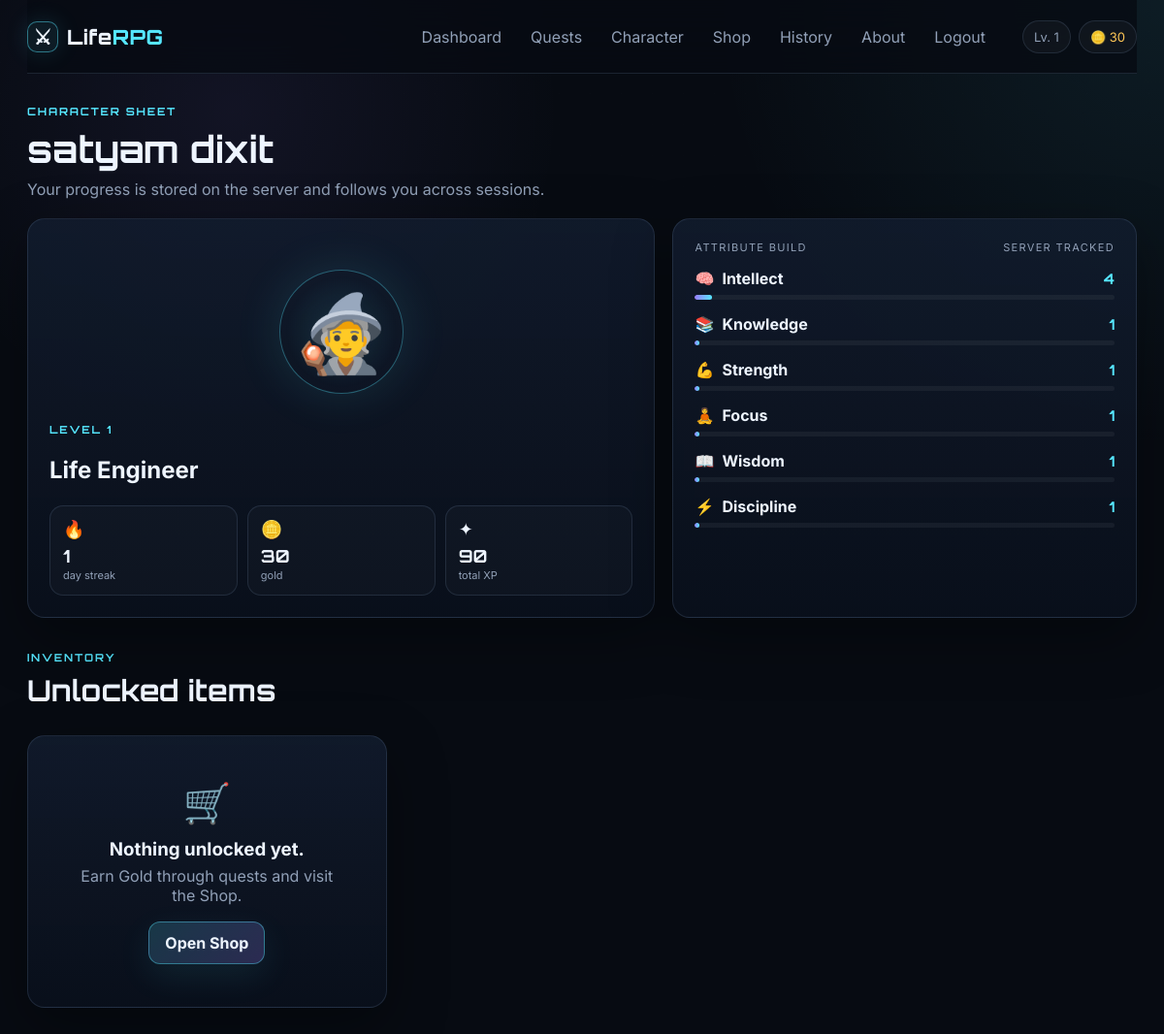
Page /character (signed in) on the committed database.
### tables this page shows
CREATE TABLE users (
            id INTEGER PRIMARY KEY AUTOINCREMENT,
            name TEXT NOT NULL,
            email TEXT NOT NULL UNIQUE,
            password_hash TEXT NOT NULL,
            xp INTEGER NOT NULL DEFAULT 0,
            level INTEGER NOT NULL DEFAULT 1,
            gold INTEGER NOT NULL DEFAULT 0,
            streak INTEGER NOT NULL DEFAULT 0,
            last_activity TEXT,
            created_at TEXT NOT NULL
        );

CREATE TABLE attributes (
            id INTEGER PRIMARY KEY AUTOINCREMENT,
            user_id INTEGER NOT NULL UNIQUE,
            intellect INTEGER NOT NULL DEFAULT 1,
            knowledge INTEGER NOT NULL DEFAULT 1,
            strength INTEGER NOT NULL DEFAULT 1,
            focus INTEGER NOT NULL DEFAULT 1,
            wisdom INTEGER NOT NULL DEFAULT 1,
            discipline INTEGER NOT NULL DEFAULT 1,
            FOREIGN KEY (user_id) REFERENCES users(id) ON DELETE CASCADE
        );

### app.py (the view)
@app.route("/character")
@login_required
def character():
    return render_template(
        "character.html",
        user=g.user,
        attrs=user_attributes(g.user["id"]),
        inventory=get_inventory(g.user["id"]),
    )

### app.py (called while the page is built)
def get_db():
    if "db" not in g:
        g.db = sqlite3.connect(DATABASE)
        g.db.row_factory = sqlite3.Row
        g.db.execute("PRAGMA foreign_keys = ON")
    return g.db

def csrf_token():
    token = session.get("csrf_token")
    if not token:
        token = secrets.token_urlsafe(32)
        session["csrf_token"] = token
    return token

@app.context_processor
def inject_helpers():
    return {
        "csrf_token": csrf_token(),
        "level_threshold": level_threshold,
        "level_progress": level_progress,
        "category_map": CATEGORY_MAP,
    }

@app.before_request
def load_user_and_protect():
    g.user = None
    user_id = session.get("user_id")
    if user_id:
        g.user = get_db().execute(
            "SELECT * FROM users WHERE id = ?", (user_id,)
        ).fetchone()
    if request.method == "POST" and request.endpoint not in {"login", "signup", "static"}:
        require_csrf()

def login_required(view):
    @wraps(view)
    def wrapped(*args, **kwargs):
        if g.user is None:
            flash("Please log in to continue.", "warning")
            return redirect(url_for("login"))
        return view(*args, **kwargs)
    return wrapped

def user_attributes(user_id):
    return get_db().execute(
        "SELECT * FROM attributes WHERE user_id = ?", (user_id,)
    ).fetchone()

def get_inventory(user_id):
    return get_db().execute(
        """
        SELECT s.* FROM inventory i
        JOIN shop_items s ON s.id = i.item_id
        WHERE i.user_id = ? ORDER BY i.purchased_at DESC
        """,
        (user_id,),
    ).fetchall()

### templates/character.html (shortened to what this page needs)
{% extends 'base.html' %}
{% block content %}
<section class="page-heading"><div><div class="eyebrow">CHARACTER SHEET</div><h1>{{ user.name }}</h1><p>Your progress is stored on the server and follows you across sessions.</p></div></section>
<section class="dashboard-grid">
  <article class="glass-panel profile-card large-profile">
    <div class="hero-avatar big">🧙</div>
    <div class="eyebrow">LEVEL {{ user.level }}</div>
    <h2>Life Engineer</h2>
    <div class="summary-strip"><div><span>🔥</span><b>{{ user.streak }}</b><small>day streak</small></div><div><span>🪙</span><b>{{ user.gold }}</b><small>gold</small></div><div><span>✦</span><b>{{ user.xp }}</b><small>total XP</small></div></div>
  </article>
  <article class="glass-panel stats-card">
    <div class="panel-header"><span>ATTRIBUTE BUILD</span><span>Server tracked</span></div>
    {% for key, label, icon in [('intellect','Intellect','🧠'),('knowledge','Knowledge','📚'),('strength','Strength','💪'),('focus','Focus','🧘'),('wisdom','Wisdom','📖'),('discipline','Discipline','⚡')] %}
    <div class="stat-line"><div><span>{{ icon }}</span><strong>{{ label }}</strong></div><b>{{ attrs[key] }}</b></div><div class="mini-bar"><span style="width:{{ [attrs[key],100]|min }}%"></span></div>
    {% endfor %}
  </article>
</section>
<section class="section"><div class="section-heading"><div><div class="eyebrow">INVENTORY</div><h2>Unlocked items</h2></div></div>
<div class="shop-grid">{% for item in inventory %}<article class="shop-card owned"><div class="shop-icon">{{ item.icon }}</div><h3>{{ item.name }}</h3><p>{{ item.description }}</p><span class="owned-label">OWNED · {{ item.item_type|upper }}</span></article>{% else %}<div class="empty-state glass-panel"><div class="empty-icon">🛒</div><h3>Nothing unlocked yet.</h3><p>Earn Gold through quests and visit the Shop.</p><a class="button button-primary" href="{{ url_for('shop') }}">Open Shop</a></div>{% endfor %}</div></section>
{% endblock %}

### templates/base.html (shortened to what this page needs)
<!doctype html>
<html lang="en">
<head>
  <link rel="stylesheet" href="{{ url_for('static', filename='style.css') }}">
</head>
<body>
<div class="page-shell">
  <header class="topbar">
    <a class="brand" href="{{ url_for('index') }}" aria-label="Life RPG home">
      <span class="brand-mark">⚔</span><span>Life<span class="accent">RPG</span></span>
    </a>
    {% if g.user %}
    <nav id="main-nav" class="nav" aria-label="Main navigation">
      <a href="{{ url_for('dashboard') }}">Dashboard</a>
      <a href="{{ url_for('quests') }}">Quests</a>
      <a href="{{ url_for('character') }}">Character</a>
      <a href="{{ url_for('shop') }}">Shop</a>
      <a href="{{ url_for('history') }}">History</a>
      <a href="{{ url_for('about') }}">About</a>
      <form action="{{ url_for('logout') }}" method="post" class="inline-form">
        <button class="nav-logout" type="submit">Logout</button>
      </form>
    </nav>
    <div class="top-stats" aria-label="Current character summary">
      <span class="pill">Lv. {{ g.user.level }}</span>
      <span class="pill gold">🪙 {{ g.user.gold }}</span>
    </div>
    {% else %}
    <nav class="nav public-nav" aria-label="Public navigation">
      <a href="{{ url_for('about') }}">How it works</a>
      <a class="button button-small" href="{{ url_for('login') }}">Login</a>
      <a class="button button-small button-primary" href="{{ url_for('signup') }}">Start Adventure</a>
    </nav>
    {% endif %}
  </header>
  <main id="main" class="main-content">
    {% block content %}{% endblock %}
  </main>
</div>
</body>
</html>

### rows in the picture
users: user.level "1", user.gold "30", name "satyam dixit", level "1", streak "1", gold "30", xp "90"
attributes: intellect "4" "1" "1" "1" "1" "1"

### other values in the picture
{{ icon }} "🧠" "📚" "💪" "🧘" "📖" "⚡"
{{ label }} "Intellect" "Knowledge" "Strength" "Focus" "Wisdom" "Discipline"
